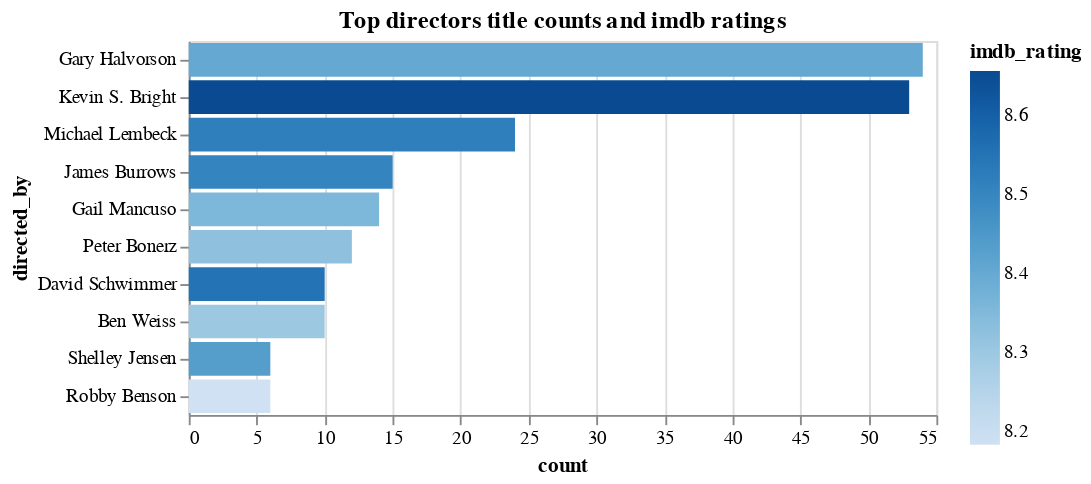

Write notebook code for a chart like this one.
### Code cell
alt.Chart(directors_views_rating_v1.to_pandas()).mark_bar().encode(
    alt.Y('directed_by',sort='-x'),
    alt.X('count'),
    alt.Color('imdb_rating')
).properties(
    
    title='Top directors title counts and imdb ratings'
)

### Figure 1 — Vega-Lite specification as saved in the notebook (floating-point values rounded to 4 significant figures)
{"config": {"view": {"continuousWidth": 400, "continuousHeight": 300}}, "data": {"name": "data-d4ac36c62962e827fee92e7b73200d26"}, "mark": "bar", "encoding": {"color": {"type": "quantitative", "field": "imdb_rating"}, "x": {"type": "quantitative", "field": "count"}, "y": {"type": "nominal", "field": "directed_by", "sort": "-x"}}, "title": "Top directors title counts and imdb ratings", "$schema": "https://vega.github.io/schema/vega-lite/v4.8.1.json", "datasets": {"data-d4ac36c62962e827fee92e7b73200d26": [{"directed_by": "Gary Halvorson", "us_views_millions": 22.36, "imdb_rating": 8.402, "count": 54}, {"directed_by": "Kevin S. Bright", "us_views_millions": 27.33, "imdb_rating": 8.657, "count": 53}, {"directed_by": "Michael Lembeck", "us_views_millions": 29.15, "imdb_rating": 8.521, "count": 24}, {"directed_by": "James Burrows", "us_views_millions": 24.78, "imdb_rating": 8.507, "count": 15}, {"directed_by": "Gail Mancuso", "us_views_millions": 25.52, "imdb_rating": 8.357, "count": 14}, {"directed_by": "Peter Bonerz", "us_views_millions": 25.02, "imdb_rating": 8.325, "count": 12}, {"directed_by": "David Schwimmer", "us_views_millions": 24.44, "imdb_rating": 8.55, "count": 10}, {"directed_by": "Ben Weiss", "us_views_millions": 23.79, "imdb_rating": 8.3, "count": 10}, {"directed_by": "Shelley Jensen", "us_views_millions": 25.57, "imdb_rating": 8.433, "count": 6}, {"directed_by": "Robby Benson", "us_views_millions": 27.93, "imdb_rating": 8.183, "count": 6}]}}
